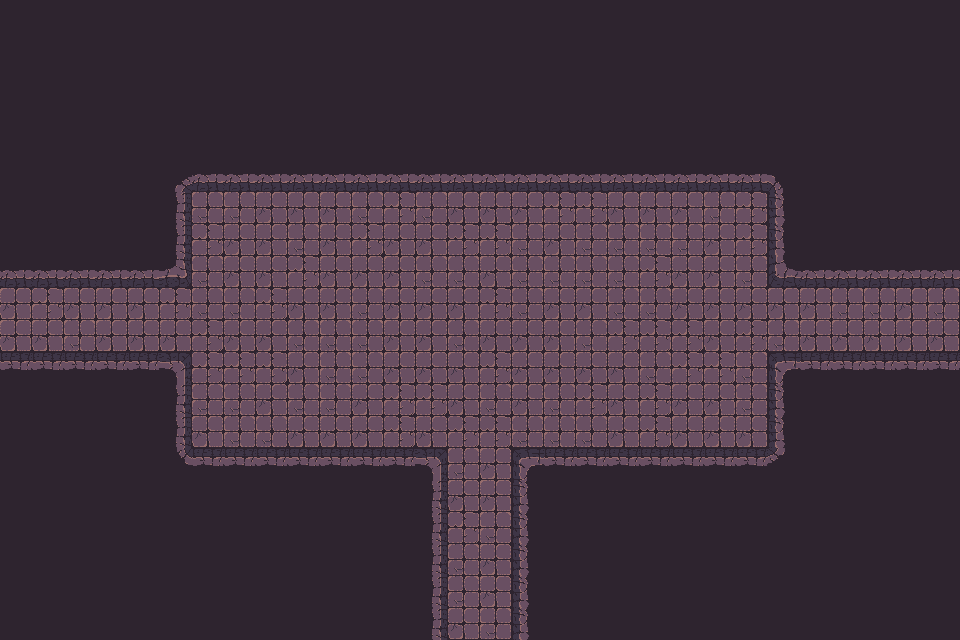

Below is a game level as drawn by its tile map, then a one-line description and the .tmx file that defines it, in full:
An orthogonal 30x20 tile map with 32x32 px tiles, 1 tile layer (Tile layer 1), 2 tilesets and 57 objects.

<map version="1.10" tiledversion="1.11.2" orientation="orthogonal" renderorder="right-down" width="30" height="20" tilewidth="32" tileheight="32" infinite="0" nextlayerid="3" nextobjectid="1">
    <tileset firstgid="1" name="Town Tileset" tilewidth="32" tileheight="32" tilecount="64" columns="8">
        <image source="../../../tiles/World H Tileset.png" trans="ff00ff" width="256" height="256" />
        <tile id="4">
            <objectgroup draworder="index" id="2">
                <object id="1" x="0" y="0" width="32" height="32" />
            </objectgroup>
        </tile>
        <tile id="5">
            <objectgroup draworder="index" id="2">
                <object id="1" x="0" y="0" width="32" height="32" />
            </objectgroup>
        </tile>
        <tile id="6">
            <objectgroup draworder="index" id="2">
                <object id="1" x="0" y="0" width="32" height="32" />
            </objectgroup>
        </tile>
        <tile id="7">
            <objectgroup draworder="index" id="2">
                <object id="1" x="0" y="0" width="32" height="32" />
            </objectgroup>
        </tile>
        <tile id="8">
            <objectgroup draworder="index" id="2">
                <object id="1" x="0" y="0" width="32" height="32" />
            </objectgroup>
        </tile>
        <tile id="10">
            <objectgroup draworder="index" id="2">
                <object id="1" x="0" y="32" width="32" height="0" />
            </objectgroup>
        </tile>
        <tile id="11">
            <objectgroup draworder="index" id="2">
                <object id="1" x="0" y="32" width="32" height="0" />
                <object id="2" x="32" y="0" width="0" height="32" />
            </objectgroup>
        </tile>
        <tile id="12">
            <objectgroup draworder="index" id="2">
                <object id="1" x="32" y="0" width="0" height="32" />
            </objectgroup>
        </tile>
        <tile id="13">
            <objectgroup draworder="index" id="2">
                <object id="1" x="0" y="32" width="32" height="0" />
                <object id="2" x="0" y="32" width="32" height="0" />
                <object id="3" x="0" y="0" width="0" height="32" />
            </objectgroup>
        </tile>
        <tile id="14">
            <objectgroup draworder="index" id="2">
                <object id="1" x="0" y="0" width="0" height="32" />
            </objectgroup>
        </tile>
        <tile id="16">
            <objectgroup draworder="index" id="2">
                <object id="1" x="0" y="0" width="32" height="32" />
            </objectgroup>
        </tile>
        <tile id="24">
            <objectgroup draworder="index" id="2">
                <object id="1" x="0" y="0" width="32" height="32" />
            </objectgroup>
        </tile>
    </tileset>
    <tileset firstgid="65" name="Dungeon Crawler Tileset" tilewidth="32" tileheight="32" tilecount="100" columns="10">
        <image source="../../../tiles/Dungeon_Tile.png" trans="" width="320" height="320" />
        <tile id="2">
            <objectgroup draworder="index" id="2">
                <object id="1" x="0" y="0" width="32" height="32" />
            </objectgroup>
        </tile>
        <tile id="3">
            <objectgroup draworder="index" id="2">
                <object id="1" x="0" y="0" width="32" height="32" />
            </objectgroup>
        </tile>
        <tile id="4">
            <objectgroup draworder="index" id="2">
                <object id="1" x="0" y="0" width="32" height="32" />
            </objectgroup>
        </tile>
        <tile id="5">
            <objectgroup draworder="index" id="2">
                <object id="1" x="0" y="0" width="32" height="32" />
            </objectgroup>
        </tile>
        <tile id="6">
            <objectgroup draworder="index" id="2">
                <object id="1" x="0" y="0" width="32" height="32" />
            </objectgroup>
        </tile>
        <tile id="8">
            <objectgroup draworder="index" id="2">
                <object id="1" x="0" y="0" width="32" height="32" />
            </objectgroup>
        </tile>
        <tile id="12">
            <objectgroup draworder="index" id="2">
                <object id="1" x="0" y="0" width="32" height="32" />
            </objectgroup>
        </tile>
        <tile id="13">
            <objectgroup draworder="index" id="2">
                <object id="1" x="0" y="0" width="32" height="32" />
            </objectgroup>
        </tile>
        <tile id="14">
            <objectgroup draworder="index" id="2">
                <object id="1" x="0" y="0" width="32" height="32" />
            </objectgroup>
        </tile>
        <tile id="15">
            <objectgroup draworder="index" id="2">
                <object id="1" x="0" y="0" width="32" height="32" />
            </objectgroup>
        </tile>
        <tile id="16">
            <objectgroup draworder="index" id="2">
                <object id="1" x="0" y="0" width="32" height="32" />
            </objectgroup>
        </tile>
        <tile id="18">
            <objectgroup draworder="index" id="2">
                <object id="1" x="0" y="0" width="32" height="32" />
            </objectgroup>
        </tile>
        <tile id="22">
            <objectgroup draworder="index" id="2">
                <object id="1" x="0" y="0" width="32" height="32" />
            </objectgroup>
        </tile>
        <tile id="23">
            <objectgroup draworder="index" id="2">
                <object id="1" x="0" y="0" width="32" height="32" />
            </objectgroup>
        </tile>
        <tile id="24">
            <objectgroup draworder="index" id="2">
                <object id="1" x="0" y="0" width="32" height="32" />
            </objectgroup>
        </tile>
        <tile id="25">
            <objectgroup draworder="index" id="2">
                <object id="1" x="0" y="0" width="32" height="32" />
            </objectgroup>
        </tile>
        <tile id="26">
            <objectgroup draworder="index" id="2">
                <object id="1" x="0" y="0" width="32" height="32" />
            </objectgroup>
        </tile>
        <tile id="28">
            <objectgroup draworder="index" id="2">
                <object id="1" x="0" y="0" width="32" height="32" />
            </objectgroup>
        </tile>
        <tile id="32">
            <objectgroup draworder="index" id="2">
                <object id="1" x="0" y="0" width="32" height="32" />
            </objectgroup>
        </tile>
        <tile id="33">
            <objectgroup draworder="index" id="2">
                <object id="1" x="0" y="0" width="32" height="32" />
            </objectgroup>
        </tile>
        <tile id="34">
            <objectgroup draworder="index" id="2">
                <object id="1" x="0" y="0" width="32" height="32" />
            </objectgroup>
        </tile>
        <tile id="35">
            <objectgroup draworder="index" id="2">
                <object id="1" x="0" y="0" width="32" height="32" />
            </objectgroup>
        </tile>
        <tile id="36">
            <objectgroup draworder="index" id="2">
                <object id="1" x="0" y="0" width="32" height="32" />
            </objectgroup>
        </tile>
        <tile id="38">
            <objectgroup draworder="index" id="2">
                <object id="1" x="0" y="0" width="32" height="32" />
            </objectgroup>
        </tile>
        <tile id="42">
            <objectgroup draworder="index" id="2">
                <object id="1" x="0" y="0" width="32" height="32" />
            </objectgroup>
        </tile>
        <tile id="43">
            <objectgroup draworder="index" id="2">
                <object id="1" x="0" y="0" width="32" height="32" />
            </objectgroup>
        </tile>
        <tile id="44">
            <objectgroup draworder="index" id="2">
                <object id="1" x="0" y="0" width="32" height="32" />
            </objectgroup>
        </tile>
        <tile id="45">
            <objectgroup draworder="index" id="2">
                <object id="1" x="0" y="0" width="32" height="32" />
            </objectgroup>
        </tile>
        <tile id="46">
            <objectgroup draworder="index" id="2">
                <object id="1" x="0" y="0" width="32" height="32" />
            </objectgroup>
        </tile>
        <tile id="48">
            <objectgroup draworder="index" id="2">
                <object id="1" x="0" y="0" width="32" height="32" />
            </objectgroup>
        </tile>
        <tile id="52">
            <objectgroup draworder="index" id="2">
                <object id="1" x="0" y="0" width="32" height="32" />
            </objectgroup>
        </tile>
        <tile id="53">
            <objectgroup draworder="index" id="2">
                <object id="1" x="0" y="0" width="32" height="32" />
            </objectgroup>
        </tile>
        <tile id="54">
            <objectgroup draworder="index" id="2">
                <object id="1" x="0" y="0" width="32" height="32" />
            </objectgroup>
        </tile>
        <tile id="55">
            <objectgroup draworder="index" id="2">
                <object id="1" x="0" y="0" width="32" height="32" />
            </objectgroup>
        </tile>
        <tile id="56">
            <objectgroup draworder="index" id="2">
                <object id="1" x="0" y="0" width="32" height="32" />
            </objectgroup>
        </tile>
        <tile id="58">
            <objectgroup draworder="index" id="2">
                <object id="1" x="0" y="0" width="32" height="32" />
            </objectgroup>
        </tile>
        <tile id="62">
            <objectgroup draworder="index" id="2">
                <object id="1" x="0" y="0" width="32" height="32" />
            </objectgroup>
        </tile>
        <tile id="63">
            <objectgroup draworder="index" id="2">
                <object id="1" x="0" y="0" width="32" height="32" />
            </objectgroup>
        </tile>
        <tile id="64">
            <objectgroup draworder="index" id="2">
                <object id="1" x="0" y="0" width="32" height="32" />
            </objectgroup>
        </tile>
        <tile id="65">
            <objectgroup draworder="index" id="2">
                <object id="1" x="0" y="0" width="32" height="32" />
            </objectgroup>
        </tile>
        <tile id="66">
            <objectgroup draworder="index" id="2">
                <object id="1" x="0" y="0" width="32" height="32" />
            </objectgroup>
        </tile>
        <tile id="68">
            <objectgroup draworder="index" id="2">
                <object id="1" x="0" y="0" width="32" height="32" />
            </objectgroup>
        </tile>
    </tileset>
    <layer id="1" name="Tile layer 1" width="30" height="20">
        <data encoding="csv">
122,122,122,122,122,122,122,122,122,122,122,122,122,122,122,122,122,122,122,122,122,122,122,122,122,122,122,122,122,122,
122,122,122,122,122,122,122,122,122,122,122,122,122,122,122,122,122,122,122,122,122,122,122,122,122,122,122,122,122,122,
122,122,122,122,122,122,122,122,122,122,122,122,122,122,122,122,122,122,122,122,122,122,122,122,122,122,122,122,122,122,
122,122,122,122,122,122,122,122,122,122,122,122,122,122,122,122,122,122,122,122,122,122,122,122,122,122,122,122,122,122,
122,122,122,122,122,122,122,122,122,122,122,122,122,122,122,122,122,122,122,122,122,122,122,122,122,122,122,122,122,122,
122,122,122,122,122,67,68,68,68,68,68,68,68,68,68,68,68,68,68,68,68,68,68,68,69,122,122,122,122,122,
122,122,122,122,122,77,66,66,75,75,75,66,65,66,75,75,75,65,65,75,75,75,66,65,79,122,122,122,122,122,
122,122,122,122,122,77,65,75,75,66,75,65,75,75,65,65,66,75,66,66,66,66,75,65,79,122,122,122,122,122,
68,68,68,68,68,103,66,75,75,65,75,75,75,66,66,75,66,66,66,66,65,75,75,66,100,68,68,68,68,68,
75,65,75,75,75,65,66,66,65,75,75,66,75,75,75,65,66,75,75,66,66,75,75,75,75,75,66,66,75,66,
75,75,66,75,75,75,65,75,75,66,66,66,75,75,66,75,75,75,66,65,65,65,75,65,66,75,75,75,75,75,
88,88,88,88,88,73,65,65,65,75,66,66,75,75,75,65,75,75,75,75,66,65,65,66,70,88,88,88,88,88,
122,122,122,122,122,77,66,66,75,66,66,75,65,65,75,66,75,66,65,75,65,75,75,66,79,122,122,122,122,122,
122,122,122,122,122,77,75,66,66,75,75,75,65,75,65,65,66,66,66,75,65,75,75,75,79,122,122,122,122,122,
122,122,122,122,122,87,88,88,88,88,88,88,88,73,66,75,70,88,88,88,88,88,88,88,89,122,122,122,122,122,
122,122,122,122,122,122,122,122,122,122,122,122,122,77,75,75,79,122,122,122,122,122,122,122,122,122,122,122,122,122,
122,122,122,122,122,122,122,122,122,122,122,122,122,77,65,66,79,122,122,122,122,122,122,122,122,122,122,122,122,122,
122,122,122,122,122,122,122,122,122,122,122,122,122,77,66,75,79,122,122,122,122,122,122,122,122,122,122,122,122,122,
122,122,122,122,122,122,122,122,122,122,122,122,122,77,66,75,79,122,122,122,122,122,122,122,122,122,122,122,122,122,
122,122,122,122,122,122,122,122,122,122,122,122,122,77,75,66,79,122,122,122,122,122,122,122,122,122,122,122,122,122
        </data>
    </layer>
</map>
